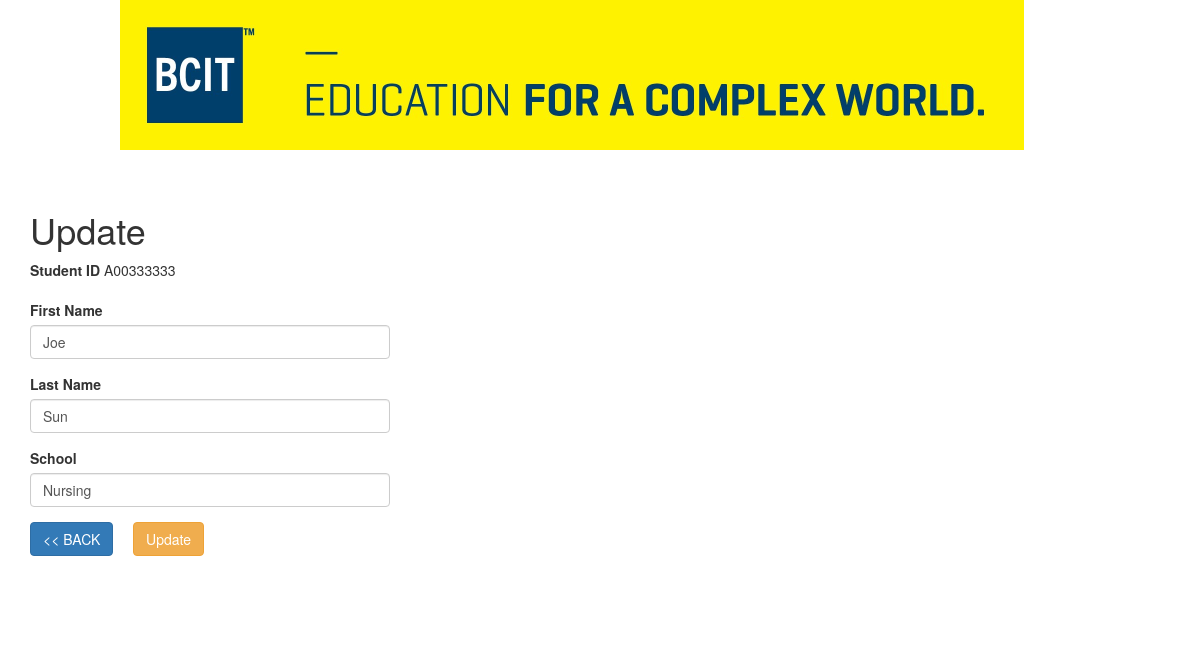
The page /actions/update/update.php?id=A00333333 on the database its author committed.
### tables this page shows
CREATE TABLE Students (
    StudentId VARCHAR(10) NOT NULL,
    FirstName VARCHAR(80),
    LastName VARCHAR(80),
    School VARCHAR(50),
    PRIMARY KEY (StudentId)
);

### actions/update/update.php (the view, shortened to what this page needs)
<?php include("../../inc_header.php"); ?>
<h1>Update</h1>
<?php
    if (isset($_GET['id'])) {
        include("../../connect_database.php");
        $id = $_GET['id'];
        $tableName = 'Students';
        $fetchQuery = "SELECT * FROM $tableName WHERE StudentId = ?";
        $fetchStmt = $db->prepare($fetchQuery);
        $fetchStmt->bindParam(1, $id, SQLITE3_TEXT);
        $result = $fetchStmt->execute();
        $row = $result->fetchArray(SQLITE3_ASSOC);
        $StudentId = $row['StudentId'];
        $FirstName = $row['FirstName'];
        $LastName = $row['LastName'];
        $School = $row['School'];
    };
?>
<div class="row">
    <div class="col-md-4">
        <form action="update_process.php" method="post">
            <div class="form-group">
                <label class="control-label">Student ID</label>
                <?php echo $StudentId ?>
            </div>
            <div class="form-group">
                <label for="FirstName" class="control-label">First Name</label>
                <input for="FirstName" class="form-control" name="FirstName" id="FirstName" value="<?php echo $FirstName; ?>" />
            </div>
            <div class="form-group">
                <label for="LastName" class="control-label">Last Name</label>
                <input for="LastName" class="form-control" name="LastName" id="LastName" value="<?php echo $LastName; ?>" />
            </div>
            <div class="form-group">
                <label for="School" class="control-label">School</label>
                <input for="School" class="form-control" name="School" id="School" value="<?php echo $School; ?>" />
            </div>
            <div class="form-group">
                <a href="../../index.php" class="btn btn-small btn-primary">&lt;&lt; BACK</a>
                <input type="submit" value="Update" name="update" class="btn btn-warning" />
            </div>
        </form>
    </div>
</div>
<br />
<?php include("../../inc_footer.php"); ?>

### rows shown on the page
students: StudentId "A00333333", FirstName "Joe", LastName "Sun", School "Nursing"
